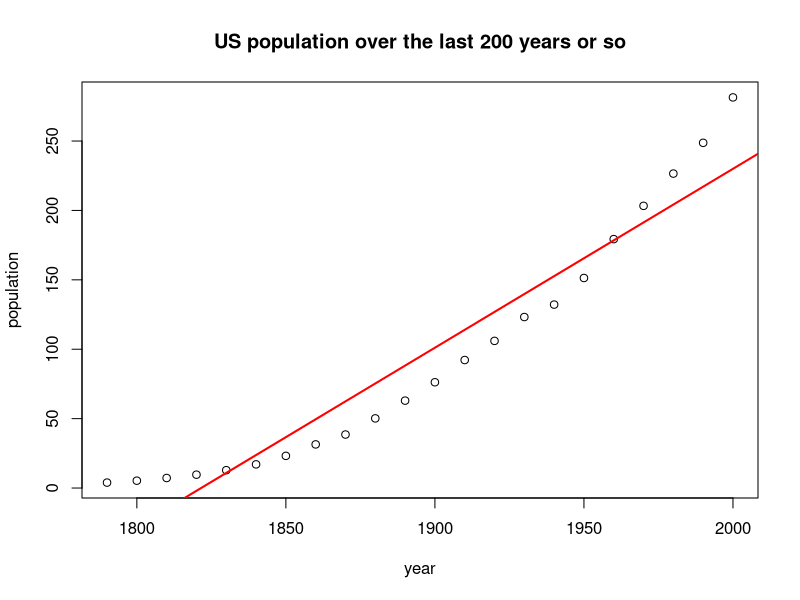
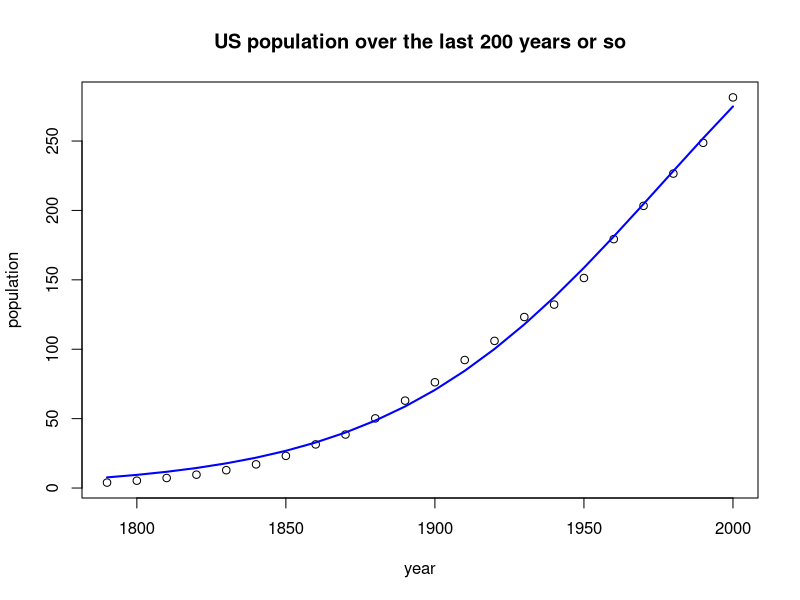

These charts were generated, in order, by the following R code:
## ---- chunk 1
library(car)

plot(population ~ year, data = USPop, 
     main = "US population over the last 200 years or so")
abline(lm(population ~ year, data = USPop), col = "red", lwd = 2)
## ---- chunk 2
t1 <- max(USPop$population) * 1.05
model_start <- lm(logit(population / t1) ~ year, USPop)
starts <- c(t1, model_start$coefficients)
names(starts) <- c("theta1", "theta2", "theta3")
## ---- chunk 3
form <- population ~ theta1  / (1 + exp(-(theta2 + theta3 * year)))
model <- nls(formula = form, data = USPop, start = starts)
## ---- chunk 4
plot(population ~ year, data = USPop, 
     main = "US population over the last 200 years or so")
USPop$fitted_values <- fitted(model)
lines(fitted_values ~ year, data = USPop, col = "blue", lwd = 2)
